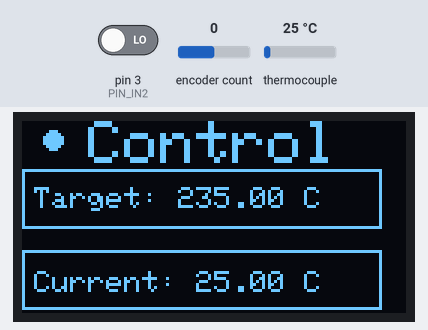
Simulated run of this sketch. Board: Arduino Uno, built with avr-gcc and run on an emulated ATmega328P. Shown: 128×64 one-colour display. Wiring (inferred from the names in the program): MAX6675 thermocouple converter: CS pin 8; MISO pin 7; SCK pin 9. The test bench sets the inputs (shaded band); at power-on: thermocouple 25 °C, encoder count 0, pin 3 (PIN_IN2) LOW. What the sketch prints to the serial monitor is not drawn.

Above: at 3.2 s.
3.3 s: thermocouple set to 230 °C
At 3.9 s:
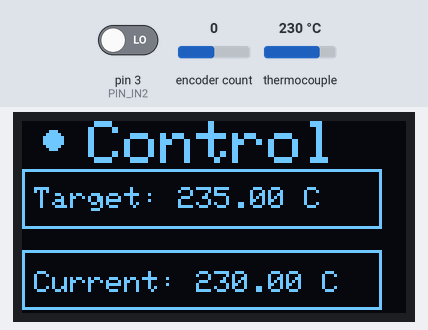
5.0 s: thermocouple set to 240 °C
At 6.4 s:
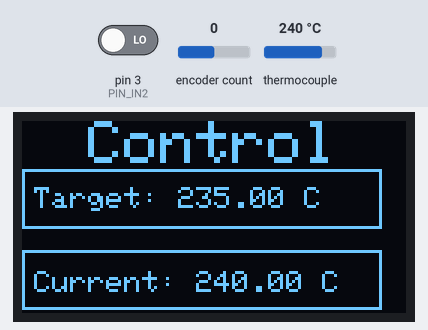
6.7 s: encoder count set to 4
At 8.1 s:
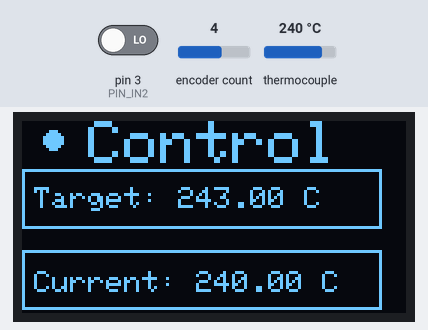
8.4 s: encoder count set to 5
10.1 s: encoder count set to 6
11.9 s: thermocouple set to 6 °C
At 13.0 s:
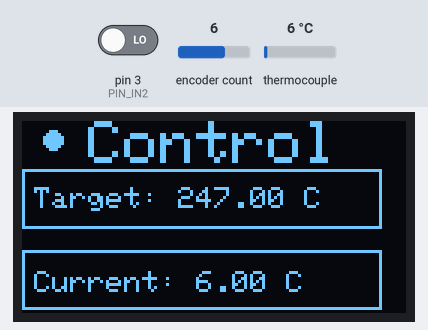
Timing chart, 0 to 14.6 s (numbered marks = the images above; inputs shaded):
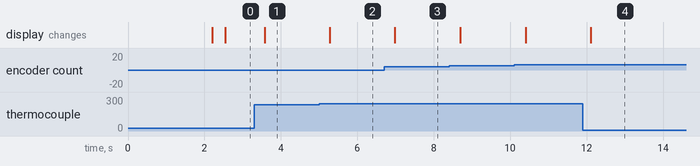

Measured:
- the behaviour switches between 235 and 236 °C on thermocouple (found by bisection; images 1 and 2)
- after the input at 3.3 s, the display: changes after 0.27 s (image 1)
- after the input at 5.0 s, the display: changes after 0.28 s (image 2)
- after the input at 6.7 s, the display: changes after 0.28 s (image 3)
- after the input at 11.9 s, the display: changes after 0.21 s (image 4)

The sketch:

reflowStation.ino
```cpp
#include <Wire.h>
#include <SPI.h>
#include <PID_v1.h>
#include <Adafruit_GFX.h>
#include <Adafruit_SSD1306.h>
#include <RotaryEncoder.h>

//Solid State Relay
#define SSR 11

//Oled Display
#define MAX6675_SO 7
#define MAX6675_CS 8
#define MAX6675_SCK 9
#define SCREEN_WIDTH 128 // OLED display width, in pixels
#define SCREEN_HEIGHT 64 // OLED display height, in pixels

//Rotary Encoder
#define PIN_IN1 2
#define PIN_IN2 3

// Declaration for an SSD1306 display connected to I2C (SDA, SCL pins)
#define OLED_RESET -1 // Reset pin # (or -1 if sharing Arduino reset pin)
Adafruit_SSD1306 display(SCREEN_WIDTH, SCREEN_HEIGHT, &Wire, OLED_RESET);

static const unsigned char PROGMEM logo_bmp[] = {
  0x00, 0x00, 0x00, 0x00, 0x00, 0x00, 0x00, 0x00, 0x00, 0x00, 0x00, 0x00, 0x00, 0x00, 0x00, 0x00,
  0x00, 0x00, 0x00, 0x00, 0x00, 0x00, 0x00, 0x00, 0x00, 0x00, 0x00, 0x00, 0x00, 0x00, 0x00, 0x00,
  0x00, 0x00, 0x00, 0x00, 0x00, 0x00, 0x00, 0x00, 0x00, 0x00, 0x00, 0x00, 0x00, 0x00, 0x00, 0x00,
  0x00, 0x00, 0x00, 0x00, 0x00, 0x00, 0x00, 0x00, 0x00, 0x00, 0x00, 0x00, 0x00, 0x00, 0x00, 0x00,
  0x00, 0x00, 0x00, 0x00, 0x00, 0x00, 0x00, 0x00, 0x00, 0x00, 0x00, 0x00, 0x00, 0x00, 0x00, 0x00,
  0x00, 0x00, 0x00, 0x00, 0x00, 0x00, 0x00, 0x00, 0x00, 0x00, 0x00, 0x00, 0x00, 0x00, 0x00, 0x00,
  0x00, 0x00, 0x00, 0x00, 0x00, 0x00, 0x00, 0x00, 0x00, 0x00, 0x00, 0x00, 0x00, 0x00, 0x00, 0x00,
  0x00, 0x00, 0x00, 0x00, 0x00, 0x00, 0x00, 0x00, 0x00, 0x00, 0x00, 0x00, 0x00, 0x00, 0x00, 0x00,
  0x00, 0x00, 0x00, 0x00, 0x00, 0x00, 0x00, 0x00, 0x00, 0x00, 0x00, 0x00, 0x00, 0x00, 0x00, 0x00,
  0x00, 0x00, 0x00, 0x00, 0x00, 0x00, 0x00, 0x00, 0x00, 0x00, 0x00, 0x00, 0x00, 0x00, 0x00, 0x00,
  0x00, 0x00, 0x00, 0x00, 0x00, 0x00, 0x00, 0x00, 0x00, 0x00, 0x00, 0x00, 0x00, 0x00, 0x00, 0x00,
  0x00, 0x00, 0x00, 0x00, 0x00, 0x00, 0x00, 0x00, 0x00, 0x00, 0x00, 0x00, 0x00, 0x00, 0x00, 0x00,
  0x00, 0x00, 0x00, 0x00, 0x00, 0x00, 0x00, 0x00, 0x00, 0x00, 0x00, 0x00, 0x00, 0x00, 0x00, 0x00,
  0x00, 0x00, 0x00, 0x00, 0x00, 0x00, 0x00, 0x00, 0x00, 0x00, 0x00, 0x00, 0x00, 0x00, 0x00, 0x00,
  0x00, 0x7f, 0xff, 0xfc, 0x3f, 0xff, 0xf0, 0x07, 0xff, 0xff, 0xc0, 0x00, 0x7f, 0xe0, 0x00, 0x00,
  0x00, 0x3f, 0xff, 0xff, 0x1f, 0xff, 0xfc, 0x03, 0xff, 0xff, 0xc0, 0x01, 0xff, 0xfc, 0x00, 0x00,
  0x00, 0x1f, 0xff, 0xff, 0x9f, 0xff, 0xfe, 0x01, 0xff, 0xff, 0xc0, 0x07, 0xff, 0xfe, 0x00, 0x00,
  0x00, 0x0f, 0xff, 0xff, 0xcf, 0xff, 0xff, 0x00, 0xff, 0xff, 0xc0, 0x0f, 0xff, 0xff, 0x80, 0x00,
  0x00, 0x07, 0xff, 0xff, 0xc7, 0xff, 0xff, 0x80, 0x7f, 0xff, 0xc0, 0x1f, 0xff, 0xff, 0xc0, 0x00,
  0x00, 0x00, 0x00, 0x0f, 0xe0, 0x00, 0x3f, 0xc0, 0x00, 0x00, 0x00, 0x3f, 0xe0, 0x3f, 0xe0, 0x00,
  0x00, 0x00, 0x00, 0x07, 0xe0, 0x00, 0x0f, 0xc0, 0x00, 0x00, 0x00, 0x7f, 0x80, 0x0f, 0xf0, 0x00,
  0x00, 0x00, 0x00, 0x03, 0xe0, 0x00, 0x0f, 0xc0, 0x00, 0x00, 0x00, 0xfe, 0x00, 0x07, 0xf0, 0x00,
  0x00, 0x00, 0x00, 0x03, 0xf0, 0x00, 0x07, 0xe0, 0x00, 0x00, 0x00, 0xfc, 0x00, 0x03, 0xf8, 0x00,
  0x00, 0x00, 0x00, 0x03, 0xe0, 0x00, 0x07, 0xe0, 0x00, 0x00, 0x01, 0xf8, 0x00, 0x01, 0xf8, 0x00,
  0x00, 0x00, 0x00, 0x03, 0xe0, 0x00, 0x07, 0xe0, 0x00, 0x00, 0x01, 0xf8, 0x00, 0x00, 0xfc, 0x00,
  0x00, 0x00, 0x00, 0x07, 0xe0, 0x00, 0x07, 0xe0, 0x00, 0x00, 0x01, 0xf0, 0x00, 0x00, 0xfc, 0x00,
  0x00, 0x00, 0x00, 0x1f, 0xe0, 0x00, 0x07, 0xe0, 0x00, 0x00, 0x03, 0xf0, 0x00, 0x00, 0x7c, 0x00,
  0x00, 0xff, 0xff, 0xff, 0xc0, 0x00, 0x0f, 0xcf, 0xff, 0xff, 0xc3, 0xf0, 0x00, 0x00, 0x7c, 0x00,
  0x00, 0xff, 0xff, 0xff, 0x80, 0x00, 0x1f, 0xcf, 0xff, 0xff, 0xc3, 0xf0, 0x00, 0x00, 0x7e, 0x00,
  0x00, 0xff, 0xff, 0xff, 0x80, 0x0f, 0xff, 0x8f, 0xff, 0xff, 0xc3, 0xf0, 0x00, 0x00, 0x7e, 0x00,
  0x00, 0xff, 0xff, 0xff, 0xc0, 0x0f, 0xff, 0x0f, 0xff, 0xff, 0xc3, 0xf0, 0x00, 0x00, 0x7e, 0x00,
  0x00, 0x7f, 0xff, 0xff, 0xc0, 0x0f, 0xff, 0x0f, 0xff, 0xff, 0xc3, 0xf0, 0x00, 0x00, 0x7c, 0x00,
  0x00, 0x00, 0x00, 0x0f, 0xe0, 0x07, 0xfc, 0x00, 0x00, 0x00, 0x03, 0xf0, 0x00, 0x00, 0x7c, 0x00,
  0x00, 0x00, 0x00, 0x07, 0xe0, 0x03, 0xf8, 0x00, 0x00, 0x00, 0x01, 0xf0, 0x00, 0x00, 0xfc, 0x00,
  0x00, 0x00, 0x00, 0x03, 0xe0, 0x03, 0xf8, 0x00, 0x00, 0x00, 0x01, 0xf8, 0x00, 0x00, 0xfc, 0x00,
  0x00, 0x00, 0x00, 0x03, 0xf0, 0x01, 0xf8, 0x00, 0x00, 0x00, 0x01, 0xfc, 0x00, 0x01, 0xf8, 0x00,
  0x00, 0x00, 0x00, 0x03, 0xe0, 0x01, 0xfc, 0x00, 0x00, 0x00, 0x00, 0xfc, 0x00, 0x03, 0xf8, 0x00,
  0x00, 0x00, 0x00, 0x03, 0xe0, 0x00, 0xfc, 0x00, 0x00, 0x00, 0x00, 0xff, 0x00, 0x07, 0xf0, 0x00,
  0x00, 0x00, 0x00, 0x07, 0xe0, 0x00, 0x7e, 0x00, 0x00, 0x00, 0x00, 0x7f, 0x80, 0x1f, 0xe0, 0x00,
  0x00, 0x00, 0x00, 0x1f, 0xe0, 0x00, 0x7f, 0x00, 0x00, 0x00, 0x00, 0x3f, 0xf0, 0x7f, 0xe0, 0x00,
  0x00, 0x03, 0xff, 0xff, 0xc0, 0x00, 0x3f, 0x00, 0x7f, 0xff, 0xc0, 0x1f, 0xff, 0xff, 0xc0, 0x00,
  0x00, 0x03, 0xff, 0xff, 0x80, 0x00, 0x3f, 0x80, 0xff, 0xff, 0xc0, 0x0f, 0xff, 0xff, 0x00, 0x00,
  0x00, 0x03, 0xff, 0xff, 0x00, 0x00, 0x1f, 0x83, 0xff, 0xff, 0xc0, 0x03, 0xff, 0xfe, 0x00, 0x00,
  0x00, 0x03, 0xff, 0xfe, 0x00, 0x00, 0x0f, 0xc7, 0xff, 0xff, 0xc0, 0x01, 0xff, 0xf8, 0x00, 0x00,
  0x00, 0x03, 0xff, 0xf8, 0x00, 0x00, 0x0f, 0xcf, 0xff, 0xff, 0xc0, 0x00, 0x3f, 0xc0, 0x00, 0x00,
  0x00, 0x00, 0x00, 0x00, 0x00, 0x00, 0x00, 0x00, 0x00, 0x00, 0x00, 0x00, 0x00, 0x00, 0x00, 0x00,
  0x00, 0x00, 0x00, 0x00, 0x00, 0x00, 0x00, 0x00, 0x00, 0x00, 0x00, 0x00, 0x00, 0x00, 0x00, 0x00,
  0x00, 0x00, 0x00, 0x00, 0x00, 0x00, 0x00, 0x00, 0x00, 0x00, 0x00, 0x00, 0x00, 0x00, 0x00, 0x00,
  0x00, 0x00, 0x00, 0x00, 0x00, 0x00, 0x00, 0x00, 0x00, 0x00, 0x00, 0x00, 0x00, 0x00, 0x00, 0x00,
  0x00, 0x00, 0x00, 0x00, 0x00, 0x00, 0x00, 0x00, 0x00, 0x77, 0x4b, 0x77, 0xff, 0x00, 0x00, 0x00,
  0x00, 0x00, 0x00, 0x00, 0x00, 0x00, 0x00, 0x00, 0x00, 0x44, 0xec, 0x44, 0xa4, 0x00, 0x00, 0x00,
  0x00, 0x00, 0x00, 0x00, 0x00, 0x00, 0x00, 0x00, 0x00, 0x44, 0xfc, 0x67, 0x27, 0x00, 0x00, 0x00,
  0x00, 0x00, 0x00, 0x00, 0x00, 0x00, 0x00, 0x00, 0x00, 0x45, 0xde, 0x44, 0x21, 0x00, 0x00, 0x00,
  0x00, 0x00, 0x00, 0x00, 0x00, 0x00, 0x00, 0x00, 0x00, 0x33, 0x4b, 0xf0, 0x07, 0x00, 0x00, 0x00,
  0x00, 0x00, 0x00, 0x00, 0x00, 0x00, 0x00, 0x00, 0x00, 0x00, 0x00, 0x00, 0x00, 0x00, 0x00, 0x00,
  0x00, 0x00, 0x00, 0x00, 0x00, 0x00, 0x00, 0x00, 0x00, 0x00, 0x00, 0x00, 0x00, 0x00, 0x00, 0x00,
  0x00, 0x00, 0x00, 0x00, 0x00, 0x00, 0x00, 0x00, 0x00, 0x00, 0x00, 0x00, 0x00, 0x00, 0x00, 0x00,
  0x00, 0x00, 0x00, 0x00, 0x00, 0x00, 0x00, 0x00, 0x00, 0x00, 0x00, 0x00, 0x00, 0x00, 0x00, 0x00,
  0x00, 0x00, 0x00, 0x00, 0x00, 0x00, 0x00, 0x00, 0x00, 0x00, 0x00, 0x00, 0x00, 0x00, 0x00, 0x00,
  0x00, 0x00, 0x00, 0x00, 0x00, 0x00, 0x00, 0x00, 0x00, 0x00, 0x00, 0x00, 0x00, 0x00, 0x00, 0x00,
  0x00, 0x00, 0x00, 0x00, 0x00, 0x00, 0x00, 0x00, 0x00, 0x00, 0x00, 0x00, 0x00, 0x00, 0x00, 0x00,
  0x00, 0x00, 0x00, 0x00, 0x00, 0x00, 0x00, 0x00, 0x00, 0x00, 0x00, 0x00, 0x00, 0x00, 0x00, 0x00,
  0x00, 0x00, 0x00, 0x00, 0x00, 0x00, 0x00, 0x00, 0x00, 0x00, 0x00, 0x00, 0x00, 0x00, 0x00, 0x00,
  0x00, 0x00, 0x00, 0x00, 0x00, 0x00, 0x00, 0x00, 0x00, 0x00, 0x00, 0x00, 0x00, 0x00, 0x00, 0x00
};

double currentTemperature;
double targetTemperature = 235.00;
double gapTrigger = 20.00;
double PWM_Output;
boolean heatingPreviousState = false;
boolean heatingCurrentState = false;

//Define the aggressive and conservative PID Tuning Parameters

//////////////////////////////////////////////

double aggKp=15, aggKi=0.00, aggKd=0.00;

double consKp=15, consKi=0.02, consKd=0.1;

//////////////////////////////////////////////


PID myPID(&currentTemperature, &PWM_Output, &targetTemperature, consKp, consKi, consKd, DIRECT);
RotaryEncoder encoder(PIN_IN1, PIN_IN2, RotaryEncoder::LatchMode::TWO03);

 void checkPosition()
 {
   encoder.tick(); // just call tick() to check the state.
 }

void showText(String text, int textSize, int x, int y) {
  display.setTextSize(textSize);
  display.setTextColor(WHITE);
  display.setCursor(x, y);
  display.println(text);
}

void showSplashScreen(void) {
  display.clearDisplay();
  display.drawBitmap(0, 2, logo_bmp, 128, 64, 1);
  display.display();
}

void setup() {
  pinMode(MAX6675_CS, OUTPUT);
  pinMode(MAX6675_SO, INPUT);
  pinMode(MAX6675_SCK, OUTPUT);
  pinMode(SSR, OUTPUT);
  Serial.begin(9600);
  // SSD1306_SWITCHCAPVCC = generate display voltage from 3.3V internally
  if (!display.begin(SSD1306_SWITCHCAPVCC, 0x3C)) {
    Serial.println(F("SSD1306 allocation failed"));
    for (;;); // Don't proceed, loop forever
  }
  TCCR2B = TCCR2B & B11111000 | B00000111;    // D11 PWM is now 30.64 Hz
  showSplashScreen();
  delay(2000);
  myPID.SetMode(AUTOMATIC); //turn the PID on

  attachInterrupt(digitalPinToInterrupt(PIN_IN1), checkPosition, CHANGE);
  attachInterrupt(digitalPinToInterrupt(PIN_IN2), checkPosition, CHANGE);
  encoder.setPosition((long) targetTemperature);
}

void showTemperature(float target, float current) {
  showText("Control", 2, 22, 0);
  display.drawRect(0, 16, 120, 20, WHITE);
  showText("Target: " + String(target) + " C", 1, 4, 22);
  display.drawRect(0, 43, 120, 20, WHITE);
  showText("Current: " + String(current) + " C", 1, 4, 50);
}

void showHeatingStatus(bool heating) {
  heatingCurrentState = heating;
  if (!(heatingPreviousState == heatingCurrentState) && (heating == true)) {
    heatingCurrentState = true;
    display.fillCircle(10, 6, 3, WHITE);
  }
}

void loop() {

  encoder.tick();
  long newTemperature = encoder.getPosition();
  if ((int) targetTemperature != (int) newTemperature) {
    targetTemperature = (double) newTemperature;
  }

  currentTemperature = read_termocouple();
  double gap = abs(targetTemperature-currentTemperature); //distance away from setpoint

  if (gap < gapTrigger) {  //we're close to target temperature, use conservative tuning parameters
    myPID.SetTunings(consKp, consKi, consKd);
  }
  else { //we're far from target temperature, use aggressive tuning parameters
     myPID.SetTunings(aggKp, aggKi, aggKd);
  }
  myPID.Compute();
  analogWrite(SSR, PWM_Output);
  display.clearDisplay();

  showTemperature(targetTemperature, currentTemperature);
  if (currentTemperature <= targetTemperature) {
    showHeatingStatus(true);
  }
  else if (currentTemperature >= targetTemperature) {
    showHeatingStatus(false);
  }

  Serial.println("\n------------------------------------------");
  Serial.println("Current: " + String(currentTemperature, 2));
  Serial.println("Target: " + String(targetTemperature));
  Serial.println("PWM_Output: " + String(PWM_Output));
  Serial.println("PID: (" + String(myPID.GetKp()) + ")" + " " + "(" + String(myPID.GetKi()) + ")" + " " + "(" + String(myPID.GetKd()) + ")");
  Serial.println("------------------------------------------");

  display.display();
  delay(200);
}

double read_termocouple() {
  uint16_t v;
  digitalWrite(MAX6675_CS, LOW);
  delay(1);

  v = shiftIn(MAX6675_SO, MAX6675_SCK, MSBFIRST);
  v <<= 8;
  v |= shiftIn(MAX6675_SO, MAX6675_SCK, MSBFIRST);

  digitalWrite(MAX6675_CS, HIGH);
  if (v & 0x4)
  {
    return NAN;
  }
  v >>= 3;
  return v * 0.25;
}
```
